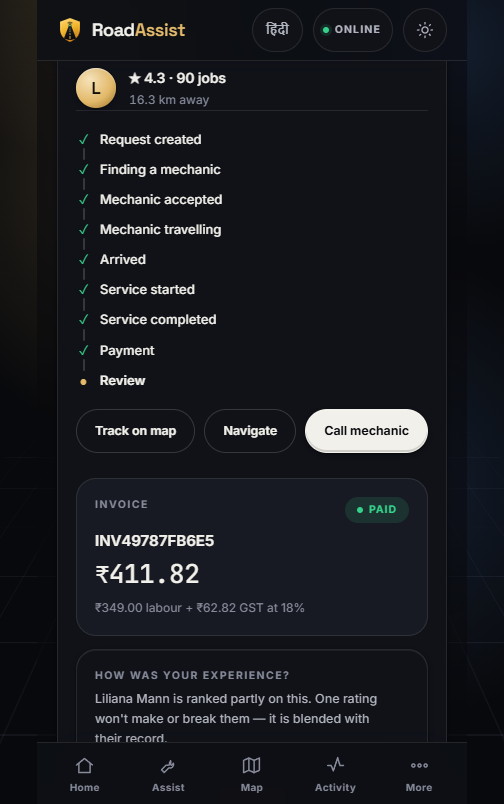
#> input picture app/docs/screenshots/16-payment.png, 504 x 804 px
$ python scene_payment.py
#> lines starting #> are read from the running program, lines starting #| are printed output that depends on the picture; after the words box and inside, x2 and y2 are one past the last pixel; in counts of white or black regions, pixels touching at a corner belong together
### pages/visuals/render_visuals.py
"""
Render the deck's 3D visuals.

Two kinds, and the distinction is deliberate:

  * Product visuals are built from REAL screenshots of the running application,
    set into perspective-warped device frames. In a viva that is worth more than
    any generated artwork — it is the actual system, and it can be checked.

  * Infrastructure visuals (the data centre) are rendered procedurally as
    isometric geometry. Nothing photographic is claimed, and no stock image with
    unknown licensing enters the deck.

    python pages/visuals/render_visuals.py
"""
import math
import os
from pathlib import Path

from PIL import Image, ImageChops, ImageDraw, ImageFilter

HERE = Path(__file__).resolve().parent
ASSETS = HERE  # the PNGs live beside this script; pages.yml publishes them
ASSETS.mkdir(parents=True, exist_ok=True)

# The real screenshots the deck is built from. They live in the repository, so
# this script runs from a clean clone; RENDER_SHOTS overrides the location if a
# fresher capture is being rendered from somewhere else.
SHOTS = Path(os.environ.get(
    "RENDER_SHOTS", HERE.parent.parent / "app" / "docs" / "screenshots"))

BLUE = (46, 125, 255)
CYAN = (34, 211, 238)
GOLD = (227, 185, 106)
RED = (255, 77, 94)
GREEN = (52, 211, 153)
GROUND = (5, 8, 14)


# ── helpers ──────────────────────────────────────────────────────────────────
def perspective_coeffs(src, dst):
    """Coefficients mapping dst quad -> src quad, as PIL.Image.PERSPECTIVE wants."""
    matrix = []
    for (sx, sy), (dx, dy) in zip(src, dst):
        matrix.append([dx, dy, 1, 0, 0, 0, -sx * dx, -sx * dy])
        matrix.append([0, 0, 0, dx, dy, 1, -sy * dx, -sy * dy])
    # Solve the 8x8 system by Gaussian elimination — no numpy dependency.
    A = [row[:] for row in matrix]
    b = [src[i // 2][i % 2] for i in range(8)]
    n = 8
    for col in range(n):
        piv = max(range(col, n), key=lambda r: abs(A[r][col]))
        A[col], A[piv] = A[piv], A[col]
        b[col], b[piv] = b[piv], b[col]
        pv = A[col][col]
        if abs(pv) < 1e-12:
            continue
        for r in range(n):
            if r == col:
                continue
            f = A[r][col] / pv
            for c in range(col, n):
                A[r][c] -= f * A[col][c]
            b[r] -= f * b[col]
    return [b[i] / A[i][i] if abs(A[i][i]) > 1e-12 else 0.0 for i in range(n)]


def glow(size, blobs, base=GROUND):
    img = Image.new("RGB", size, base)
    layer = Image.new("RGB", size, (0, 0, 0))
    d = ImageDraw.Draw(layer)
    for cx, cy, r, col, strength in blobs:
        d.ellipse([cx - r, cy - r, cx + r, cy + r],
                  fill=tuple(int(c * strength) for c in col))
    return ImageChops.add(img, layer.filter(ImageFilter.GaussianBlur(size[0] // 9)))


def rounded_mask(size, radius):
    m = Image.new("L", size, 0)
    ImageDraw.Draw(m).rounded_rectangle([0, 0, size[0] - 1, size[1] - 1],
                                        radius=radius, fill=255)
    return m


# [49 lines left out: functions device_frame, tilt, drop, not called in this run]


def net_lines(draw, w, h, nodes, col=BLUE, alpha_line=54):
    for i, (x1, y1) in enumerate(nodes):
        for x2, y2 in nodes[i + 1:]:
            if math.dist((x1, y1), (x2, y2)) < w * 0.34:
                draw.line([x1, y1, x2, y2], fill=col + (alpha_line,), width=2)
    for x, y in nodes:
        draw.ellipse([x - 5, y - 5, x + 5, y + 5], fill=col + (210,))
        draw.ellipse([x - 12, y - 12, x + 12, y + 12], outline=col + (70,), width=2)


# ── 1. HERO — real app in a tilted device over a network field ───────────────
# [162 lines left out: functions hero, datacenter, closing, product_strip, not called in this run]


# The product visuals set each screenshot into a PHONE frame, so a landscape
# desktop capture cannot be used: device_frame stretches it across the frame and
# the result overlaps whatever is behind it. That happened once, silently — the
# render succeeded and produced a picture nobody could use — so the shape is
# checked rather than assumed.
PHONE_SHOTS = ("02-home.png", "06-tracking.png", "05-dispatch.png")
MAX_PHONE_RATIO = 0.75


# [15 lines left out: function check_shots, not called in this run]


# [8 lines that do not run on import are left out]

### pages/scenes/_common.py
"""
Shared pieces for the per-stage 3D scenes on the public page.

Every scene is built from a REAL screenshot of the running application, set into
a perspective-warped device, inside a procedurally drawn scene that shows what
that stage actually does. Nothing is a mockup and nothing is stock imagery —
the same rule pages/visuals/render_visuals.py follows, and these reuse its helpers.

Each scene module exposes render() and can also be run on its own:

    python pages/scenes/scene_dispatch.py
"""
import sys
from pathlib import Path

from PIL import Image

ROOT = Path(__file__).resolve().parents[2]
sys.path.insert(0, str(ROOT / "pages" / "visuals"))

# Re-exported so a scene imports everything from one place.
from render_visuals import (  # noqa: E402,F401
    BLUE, CYAN, GOLD, RED, GREEN, GROUND,
    perspective_coeffs, glow, rounded_mask, device_frame, tilt, drop, net_lines,
)

SHOTS = ROOT / "app" / "docs" / "screenshots"
OUT = SHOTS / "scene"
OUT.mkdir(parents=True, exist_ok=True)

# One canvas for every stage, so switching stages never moves the layout.
W, H = 1600, 1000
# Close to the page background (#0a0c10), so a scene's edge disappears into it.
PAGE_BG = (10, 12, 16)


def save(img: Image.Image, shot: str) -> Path:
    """Write the scene as the web-sized file the page loads, and report its size."""
    if img.size != (W, H):
        raise SystemExit(f"{shot}: scene is {img.size}, must be {(W, H)}")
    path = OUT / f"{shot}.webp"
    img.convert("RGB").save(path, "WEBP", quality=84, method=6)
    kb = path.stat().st_size // 1024
    if kb > 260:
        raise SystemExit(f"{shot}: {kb} KB is over the 260 KB budget - simplify the scene")
    print(f"  scene/{shot}.webp  {kb} KB")
    return path

### pages/scenes/scene_payment.py
"""
Settlement scene (shot "16-payment").

The real payment screen is a short portrait crop, so it is presented as a
floating, tilted glass invoice card rather than a phone. Beside it, a small
isometric server carries a gold verification shield: the client never decides
money arrived, the server verifies the settlement. Two confirmation arrows head
for the card; only one lands, the other stops at a lock ("paid once" holds under
concurrent confirmations). Everything except the screenshot is geometry.

    python pages/scenes/scene_payment.py
"""
import math
import sys
from pathlib import Path

sys.path.insert(0, str(Path(__file__).resolve().parent))
from _common import *  # noqa: E402,F401,F403
from PIL import Image, ImageDraw, ImageFilter, ImageFont  # noqa: E402

FONT = "C:/Windows/Fonts/segoeui.ttf"
FONT_B = "C:/Windows/Fonts/segoeuib.ttf"


def warp_to(img, quad, size):
    """Place an RGBA image onto a transparent canvas of `size`, filling `quad`."""
    w, h = img.size
    coeffs = perspective_coeffs([(0, 0), (w, 0), (w, h), (0, h)], quad)
    return img.transform(size, Image.PERSPECTIVE, coeffs, Image.BICUBIC)


def invoice_card(target_h):
    """The real screenshot, trimmed of its browser gutter/scrollbar, as a glass card."""
    shot = Image.open(SHOTS / "16-payment.png").convert("RGB")
    # The app's 430 px frame sits between x=37 and x=466 (the 2026-10 capture
    # has no scrollbar, so the frame is centred in the 504 px window); outside
    # it is empty page margin. Trimming it keeps only real UI.
    shot = shot.crop((37, 0, 467, shot.height))
    pad = 14
    sw = int(shot.width * (target_h - pad * 2) / shot.height)
    sh = target_h - pad * 2
    shot = shot.resize((sw, sh), Image.LANCZOS).convert("RGBA")
    shot.putalpha(rounded_mask((sw, sh), 26))
    cw, ch = sw + pad * 2, sh + pad * 2
    card = Image.new("RGBA", (cw, ch), (0, 0, 0, 0))
    d = ImageDraw.Draw(card)
    d.rounded_rectangle([0, 0, cw - 1, ch - 1], radius=38, fill=(20, 26, 38, 235))
    d.rounded_rectangle([0, 0, cw - 1, ch - 1], radius=38, outline=(96, 118, 152, 255), width=2)
    d.rounded_rectangle([3, 3, cw - 4, ch - 4], radius=35, outline=(40, 52, 72, 255), width=2)
    card.alpha_composite(shot, (pad, pad))
    # A faint glass sheen across the top-left.
    sheen = Image.new("RGBA", (cw, ch), (0, 0, 0, 0))
    sd = ImageDraw.Draw(sheen)
    sd.polygon([(0, 0), (cw * 0.55, 0), (0, ch * 0.32)], fill=(255, 255, 255, 14))
    sheen.putalpha(Image.composite(sheen.split()[3], Image.new("L", (cw, ch), 0),
                                   rounded_mask((cw, ch), 38)))
    card.alpha_composite(sheen)
    return card


def iso_server(d, cx, base_y, w, h, depth):
    """A small isometric server block: front, right and top faces with LEDs."""
    fx0, fx1 = cx - w / 2, cx + w / 2
    fy0, fy1 = base_y - h, base_y
    dx, dy = depth * 0.70, -depth * 0.46
    d.polygon([(fx1, fy0), (fx1 + dx, fy0 + dy), (fx1 + dx, fy1 + dy), (fx1, fy1)],
              fill=(15, 20, 31, 255))
    d.polygon([(fx0, fy0), (fx1, fy0), (fx1 + dx, fy0 + dy), (fx0 + dx, fy0 + dy)],
              fill=(34, 44, 62, 255))
    d.polygon([(fx0, fy0), (fx1, fy0), (fx1, fy1), (fx0, fy1)], fill=(22, 29, 43, 255))
    d.line([(fx0, fy0), (fx1, fy0), (fx1 + dx, fy0 + dy)], fill=(92, 116, 152, 255), width=2)
    d.line([(fx0, fy0), (fx0, fy1)], fill=(70, 90, 122, 255), width=2)
    blades = 5
    step = h / blades
    for k in range(blades):
        by = fy0 + k * step + step * 0.2
        d.rectangle([fx0 + 8, by, fx1 - 8, by + step * 0.58], fill=(28, 37, 54, 255))
        for j in range(3):
            c = (CYAN if (k + j) % 3 else GREEN) if j < 2 else BLUE
            lx = fx0 + 16 + j * 16
            d.rectangle([lx, by + step * 0.2, lx + 8, by + step * 0.38], fill=c + (255,))
        d.line([(fx1 - 60, by + step * 0.29), (fx1 - 16, by + step * 0.29)],
               fill=(60, 76, 102, 255), width=3)
    return (fx0 + fx1 + dx) / 2, fy0 + dy / 2


def shield(d, cx, cy, s):
    """Gold shield with a check mark."""
    pts = [(cx, cy - s), (cx + s * 0.82, cy - s * 0.66), (cx + s * 0.74, cy + s * 0.18),
           (cx, cy + s), (cx - s * 0.74, cy + s * 0.18), (cx - s * 0.82, cy - s * 0.66)]
    d.polygon(pts, fill=(38, 30, 16, 255))
    d.line(pts + [pts[0]], fill=GOLD + (255,), width=5, joint="curve")
    d.line([(cx - s * 0.36, cy + s * 0.02), (cx - s * 0.08, cy + s * 0.32),
            (cx + s * 0.42, cy - s * 0.30)], fill=GOLD + (255,), width=int(s * 0.16),
           joint="curve")


def lock(d, cx, cy, s, col):
    d.arc([cx - s * 0.52, cy - s * 1.25, cx + s * 0.52, cy - s * 0.15], 180, 360,
          fill=col + (255,), width=int(s * 0.18))
    d.line([(cx - s * 0.43, cy - s * 0.7), (cx - s * 0.43, cy - s * 0.2)], fill=col + (255,),
           width=int(s * 0.18))
    d.line([(cx + s * 0.43, cy - s * 0.7), (cx + s * 0.43, cy - s * 0.2)], fill=col + (255,),
           width=int(s * 0.18))
    d.rounded_rectangle([cx - s * 0.78, cy - s * 0.3, cx + s * 0.78, cy + s * 0.78],
                        radius=int(s * 0.18), fill=(40, 20, 26, 255), outline=col + (255,),
                        width=4)
    d.ellipse([cx - s * 0.13, cy + s * 0.08, cx + s * 0.13, cy + s * 0.34], fill=col + (255,))


def bezier(p0, p1, p2, n=60):
    out = []
    for i in range(n + 1):
        t = i / n
        out.append(((1 - t) ** 2 * p0[0] + 2 * (1 - t) * t * p1[0] + t * t * p2[0],
                    (1 - t) ** 2 * p0[1] + 2 * (1 - t) * t * p1[1] + t * t * p2[1]))
    return out


def dotted(d, pts, col, every=3, r=4, fade=(90, 255)):
    for i, (x, y) in enumerate(pts):
        if i % every:
            continue
        a = int(fade[0] + (fade[1] - fade[0]) * i / max(1, len(pts) - 1))
        d.ellipse([x - r, y - r, x + r, y + r], fill=col + (a,))


def arrow_head(d, tip, frm, col, s=18):
    ang = math.atan2(tip[1] - frm[1], tip[0] - frm[0])
    pts = [tip,
           (tip[0] - s * math.cos(ang - 0.45), tip[1] - s * math.sin(ang - 0.45)),
           (tip[0] - s * math.cos(ang + 0.45), tip[1] - s * math.sin(ang + 0.45))]
    d.polygon(pts, fill=col + (255,))


def vignette(img):
    """Fade the frame's edges into the page colour so the scene has no hard border."""
    m = Image.new("L", (W, H), 0)
    ImageDraw.Draw(m).rounded_rectangle([W * 0.07, H * 0.09, W * 0.93, H * 0.91],
                                        radius=260, fill=255)
    m = m.filter(ImageFilter.GaussianBlur(110))
    base = Image.new("RGBA", (W, H), PAGE_BG + (255,))
    return Image.composite(img, base, m)


def render():
    bg = glow((W, H), [
        (W * 0.36, H * 0.52, W * 0.40, (24, 66, 158), 0.52),
        (W * 0.78, H * 0.50, W * 0.26, (10, 92, 116), 0.34),
        (W * 0.80, H * 0.30, W * 0.14, (110, 84, 36), 0.20),
    ], base=PAGE_BG).convert("RGBA")
#> in glow, `return ImageChops.add(img, layer.filter(ImageFilter.GaussianBlur(size[..`:
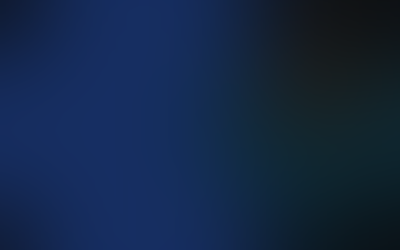
#> returned value: PIL image 1600x1000 RGB (shown at 1/4 size); mean R, G, B 19.2, 38.9, 70

    # Perspective floor.
    fx = Image.new("RGBA", (W, H), (0, 0, 0, 0))
#> fx: PIL image 1600x1000 RGBA; every value is 0
    d = ImageDraw.Draw(fx)
    hy = H * 0.66
    for i in range(-10, 24):
        d.line([W * 0.55, hy, W * 0.55 + i * W * 0.09, H], fill=BLUE + (20,), width=2)
    for i in range(1, 11):
        t = i / 10
        y = hy + (H - hy) * (t ** 2.0)
        d.line([0, y, W, y], fill=BLUE + (int(26 * t) + 6,), width=2)
    net_lines(d, W, H, [(int(W * 0.06), int(H * 0.14)), (int(W * 0.17), int(H * 0.07)),
                        (int(W * 0.10), int(H * 0.32)), (int(W * 0.94), int(H * 0.10)),
                        (int(W * 0.86), int(H * 0.05))], CYAN, 40)
    bg.alpha_composite(fx)
    bg = vignette(bg)
#> in vignette, `ImageDraw.Draw(m).rounded_rectangle([W * 0.07, H * 0.09, W * 0.93, H *..`:
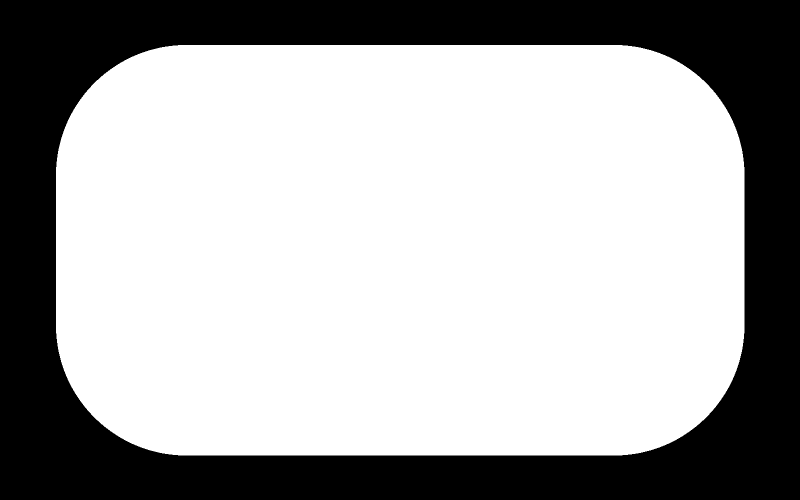
#> m: PIL image 1600x1000 L (shown at 1/2 size); 67% white; 1 black region, box (x1, y1, x2, y2) and area: (0, 0, 1600, 1000) 527803

    # Server block with verification shield (right).
    sv = Image.new("RGBA", (W, H), (0, 0, 0, 0))
    sd = ImageDraw.Draw(sv)
    scx, sbase = 1220, 800
    sd.ellipse([scx - 170, sbase - 40, scx + 230, sbase + 50], fill=(0, 0, 0, 150))
    sv = sv.filter(ImageFilter.GaussianBlur(22))
    sd = ImageDraw.Draw(sv)
    iso_server(sd, scx, sbase, 220, 250, 120)
    bg.alpha_composite(sv)

    halo = Image.new("RGBA", (W, H), (0, 0, 0, 0))
    hd = ImageDraw.Draw(halo)
    shx, shy = 1262, 318
    hd.ellipse([shx - 120, shy - 120, shx + 120, shy + 120], fill=GOLD + (70,))
    bg.alpha_composite(halo.filter(ImageFilter.GaussianBlur(48)))
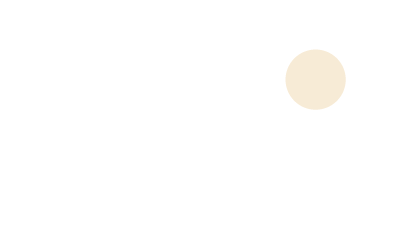
#> halo: PIL image 1600x1000 RGBA (shown at 1/4 size); mean R, G, B, A 6.5, 5.3, 3, 2; transparent parts drawn white
    fg = Image.new("RGBA", (W, H), (0, 0, 0, 0))
    fd = ImageDraw.Draw(fg)
    # Beam from the server top to the shield.
    fd.line([(shx, 492), (shx, shy + 142)], fill=GOLD + (120,), width=3)
    fd.line([(shx, shy + 92), (shx, shy + 100)], fill=GOLD + (120,), width=3)
    fd.ellipse([shx - 92, shy - 92, shx + 92, shy + 92], outline=GOLD + (70,), width=2)
    shield(fd, shx, shy, 62)
    f_lbl = ImageFont.truetype(FONT_B, 22)
    txt = "verified"
    tw = fd.textlength(txt, font=f_lbl)
#> tw = 83.06
    fd.text((shx - tw / 2, shy + 104), txt, font=f_lbl, fill=GOLD + (235,))
    bg.alpha_composite(fg)

    # The invoice card (left), tilted so it faces the server.
    card = invoice_card(900)
#> in invoice_card, shot is the input picture: PIL image 504x804 RGB; mean R, G, B 25.1, 27, 31.9
#> in invoice_card, `card.alpha_composite(shot, (pad, pad))`:
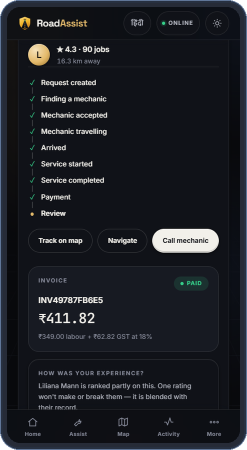
#> card: PIL image 494x900 RGBA (shown at 1/2 size); mean R, G, B, A 27.4, 30, 36, 253.1; transparent parts drawn white
#> call 2 of rounded_mask, with size = (494, 900), radius = 38
#> in rounded_mask (call 2), `ImageDraw.Draw(m).rounded_rectangle([0, 0, size[0] - 1, size[1] - 1], ..`:
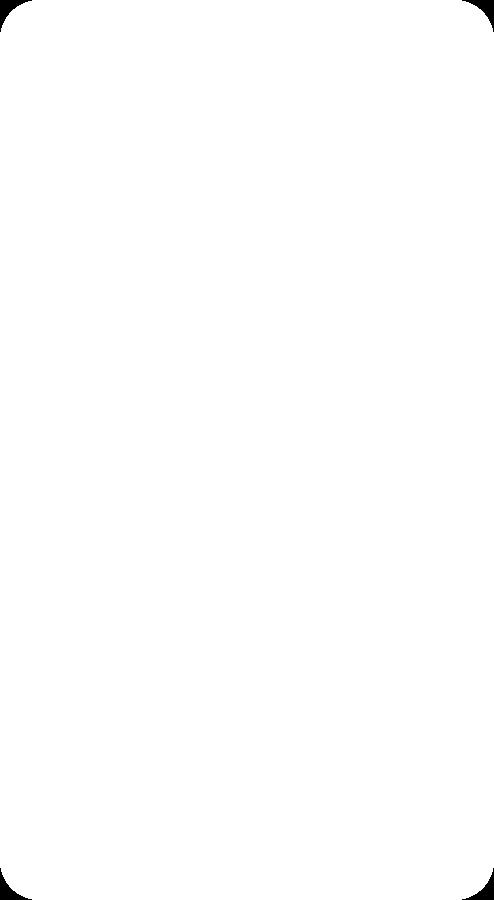
#> m: PIL image 494x900 L; 99.7% white; 4 black regions, box (x1, y1, x2, y2) and area: (0, 0, 32, 32) 321, (462, 0, 494, 32) 321, (0, 868, 32, 900) 321, (462, 868, 494, 900) 321
    cw, ch = card.size
    k = 1.0
    x0, y0 = 220, 58
    quad = [(x0, y0 + 26), (x0 + cw * 0.93 * k, y0), (x0 + cw * 0.93 * k, y0 + ch * 0.985),
            (x0, y0 + ch * 0.985 - 20)]
    warped = warp_to(card, quad, (W, H))
    shadow = warped.split()[3].filter(ImageFilter.GaussianBlur(34)).point(lambda v: v * 150 // 255)
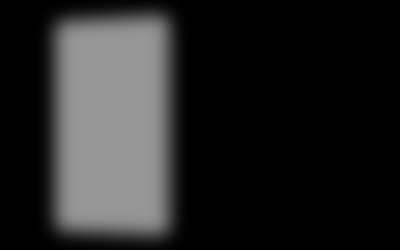
#> shadow: PIL image 1600x1000 L (shown at 1/4 size); min 0, max 150, mean 36.7
    sh_img = Image.new("RGBA", (W, H), (0, 0, 0, 0))
    sh_img.putalpha(shadow)
    bg.alpha_composite(sh_img, (22, 30))
    # Rim light behind the card.
    rim = Image.new("RGBA", (W, H), (0, 0, 0, 0))
    ImageDraw.Draw(rim).polygon(quad, fill=CYAN + (60,))
    bg.alpha_composite(rim.filter(ImageFilter.GaussianBlur(30)))
    bg.alpha_composite(warped)

    # Two concurrent confirmations. The invoice block on the card sits near its
    # bottom; the landing arrow targets its right edge.
    right_x = quad[1][0]
#> right_x = 679.4
    land = (right_x + 14, 800)
#> land = (693.4, 800)
    blocked = (1000, 575)
    src = (scx - 80, sbase - 170)

    ar = Image.new("RGBA", (W, H), (0, 0, 0, 0))
    ad = ImageDraw.Draw(ar)
    p_ok = bezier((src[0] - 30, src[1] + 60), (1060, 860), land)
#> after the loop in bezier, `for i in range(n + 1):`: out = 61 pairs, first value 693.4 to 1110, second value 690 to 815.6
#> p_ok has the same summary as out in bezier
    p_no = bezier((src[0] - 30, src[1] - 20), (1110, 540), blocked)
    for width, a in ((16, 34), (8, 70)):
        ad.line(p_ok, fill=GREEN + (a,), width=width, joint="curve")
        ad.line(p_no, fill=RED + (a // 2,), width=width, joint="curve")
    bg.alpha_composite(ar.filter(ImageFilter.GaussianBlur(4)))
    ad = ImageDraw.Draw(bg)
    ad.line(p_ok, fill=GREEN + (230,), width=3, joint="curve")
    arrow_head(ad, land, p_ok[-4], GREEN, 22)
#> in arrow_head, `ang = math.atan2(tip[1] - frm[1], tip[0] - frm[0])`: ang = -2.99
#> in arrow_head, `pts = [tip, (tip[0] - s * math.cos(ang - 0.45), tip[1] - s * math.sin(..`: pts = [(693.4, 800), (714.4, 793.5), (711.6, 812.4)]
    dotted(ad, p_no, (200, 110, 120), every=4, r=3, fade=(200, 110))
#> the loop in dotted, `for i, (x, y) in enumerate(pts):` made 61 passes
#> (x, y) on passes 2, 3, 4, 6, 7, 8, 10, 11: (1110, 607.7), (1109.9, 605.4), (1109.7, 603.3), (1109.2, 599.1), (1108.9, 597.1), (1108.5, 595.1), (1107.5, 591.4), (1106.9, 589.6)
    # Lock where the duplicate stops.
    lg = Image.new("RGBA", (W, H), (0, 0, 0, 0))
    ImageDraw.Draw(lg).ellipse([blocked[0] - 64, blocked[1] - 64, blocked[0] + 64,
                                blocked[1] + 64], fill=RED + (70,))
    bg.alpha_composite(lg.filter(ImageFilter.GaussianBlur(26)))
    ad = ImageDraw.Draw(bg)
    lock(ad, blocked[0] + 8, blocked[1] + 6, 38, RED)
    f_sm = ImageFont.truetype(FONT, 20)
    for label, (lx, ly), col in (("paid once", (land[0] + 26, land[1] + 20), GREEN),
                                 ("duplicate", (blocked[0] - 36, blocked[1] + 58), RED)):
        ad.text((lx, ly), label, font=f_sm, fill=col + (220,))
#> this loop made 2 passes
#> (label, lx, ly, col) on passes 1 to 2: ('paid once', 719.4, 820, (52, 211, 153)), ('duplicate', 964, 633, (255, 77, 94))

    return save(bg, "16-payment")
#> in save, `img.convert("RGB").save(path, "WEBP", quality=84, method=6)`:
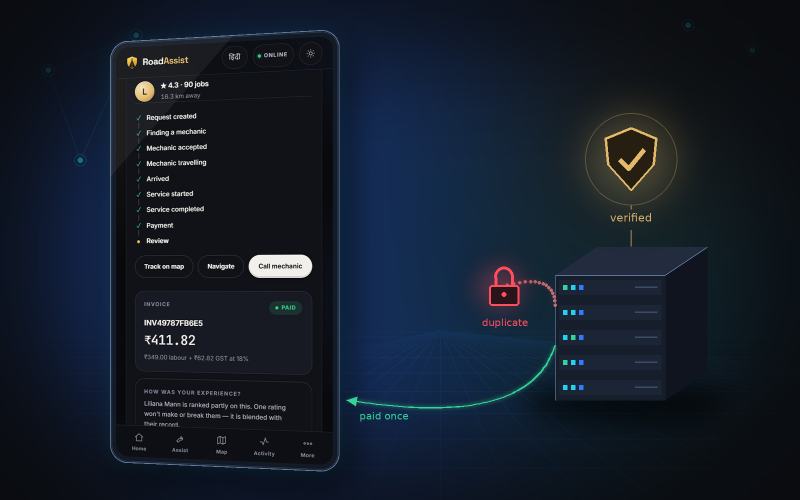
#> saved as 16-payment.webp: PIL image 1600x1000 RGB (shown at 1/2 size); mean R, G, B 20.3, 29, 41.8


if __name__ == "__main__":
#> (the run stopped early here; a loop or call above may not have finished)
